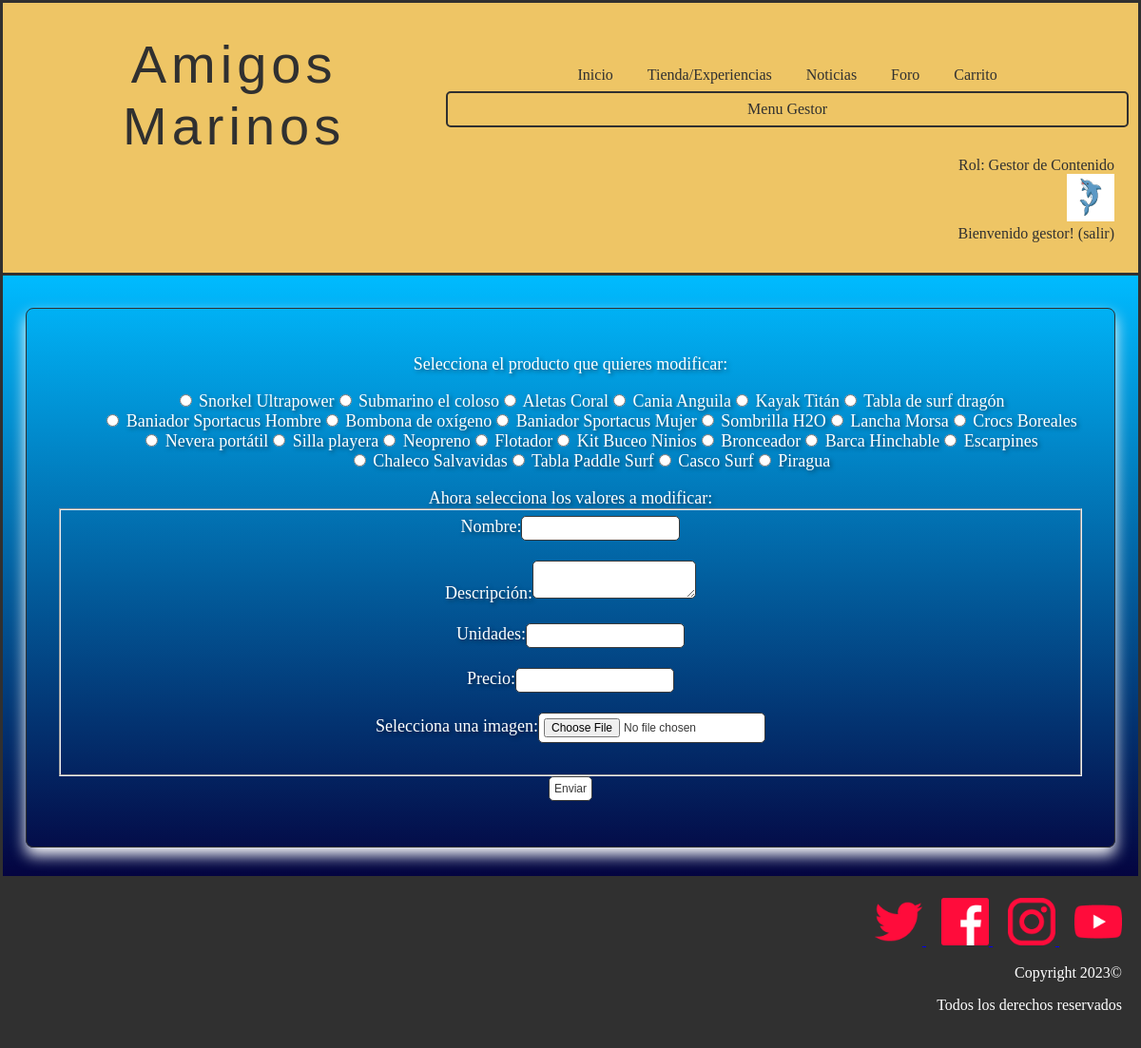
The page /modificarProducto.php (signed in) on the database its author committed.
### tables this page shows
CREATE TABLE IF NOT EXISTS `rol` (
  `numero` int(11) NOT NULL,
  `nombre` varchar(25) NOT NULL,
  PRIMARY KEY (`numero`)
);

CREATE TABLE IF NOT EXISTS `producto` (
  `nombre` varchar(25) NOT NULL,
  `id` int(11) NOT NULL AUTO_INCREMENT,
  `descripcion` text NOT NULL,
  `unidades` int(11) NOT NULL,
  `precio` float NOT NULL,
  `imagen` varchar(50) NOT NULL,
  PRIMARY KEY (`id`)
);

### includes/rol.php (called while the page is built, shortened)
<?php
class rol{
    private $nombre;
    private function __construct($numero,$nombre){
        $this->nombre = $nombre;
    }
    public static function getRolByNumero($numero){
        $conn = Aplicacion::getInstance()->getConexionBd();
        $query = sprintf("SELECT * FROM rol U WHERE U.numero=$numero");
        $rs = $conn->query($query);
        $fila=$rs->fetch_assoc();
        $rol = new rol($fila['numero'], $fila['nombre']);
        return $rol;
    }
    public function getNombre(){
        return $this->nombre;
    }
}
?>

### includes/level.php (called while the page is built, shortened)
<?php
class level{
    private $numero;
    private function __construct($numero,$nombre,$minimo,$maximo){
        $this->numero = $numero;
    }
    public static function getLevel($puntos){
        $conn = Aplicacion::getInstance()->getConexionBd();
        $query = sprintf("SELECT * FROM nivel U WHERE $puntos<=U.maximo AND $puntos>=U.minimo");
        $rs = $conn->query($query);
        $fila=$rs->fetch_assoc();
        $level = new level($fila['numero'], $fila['nombre'], $fila['minimo'], $fila['maximo']);
        return $level;
    }
    public function getNumero(){
        return $this->numero;
    }
}
?>

### includes/producto.php (called while the page is built, shortened)
<?php
class Producto {
    private $nombre;
    private $id;
    private $descripcion;
    private $unidades;
    private $precio;
    private $urlImagen;
    private function __construct($id = NULL , $descripcion, $unidades, $precio, $urlImagen, $nombre)
    {
        $this->id = $id;
        $this->descripcion = $descripcion;
        $this->unidades = $unidades;
        $this->nombre = $nombre;
        $this->precio = $precio;
        $this->urlImagen = $urlImagen;
    }
    public static function cargarProductos(){
        $productos = [];
        $conn = Aplicacion::getInstance()->getConexionBd();
        $query = "SELECT * FROM producto";
        $resultado = mysqli_query($conn, $query);
        if(mysqli_num_rows($resultado) > 0){
            $i = 0;
            while($fila = $resultado->fetch_assoc()){
                $productos[$i] = new Producto($fila["id"], $fila["descripcion"], $fila["unidades"], $fila["precio"], $fila["imagen"], $fila["nombre"]);
                $i++;
            }
            return $productos;
        }
        else{
            return false;
        }
    }
    public function getId()
    {
        return $this->id;
    }
    public function getNombre()
    {
        return $this->nombre;
    }
    public function getDescripcion(){
        return $this->descripcion;
    }
    public function getImagen(){
        return $this->urlImagen;
    }
    public function getPrecio(){
        return $this->precio;
    }
    public function getUnidades(){
        return $this->unidades;
    }
}
?>

### modificarProducto.php (the view, shortened to what this page needs)
<?php
    require_once __DIR__.'/includes/Producto.php';
?>
<!DOCTYPE html>
<html>
    <head>
        <link href= "./css/style.css" rel="stylesheet" type="text/css">
    </head>
    <body>
            <?php
                require ('./includes/comun/cabecera.php');
            ?>
            <main>
            <div class="container">
                <div class="productos">
                        <?php
                            $productos = Producto::cargarProductos();
                            if(empty($productos)){
                                echo '<h2>No hay productos en la tienda</h2>';
                            }
                            else{
                                echo '<form action="validarEdicion.php?es=producto" method="post" enctype="multipart/form-data">';
                                echo '<label>Selecciona el producto que quieres modificar:</label>';
                                echo '<ul class="modificarProductos">';
                                foreach($productos as $p){
                                    $id = $p->getId();
                                    $nombre = $p->getNombre();
                                    $descripcion = $p->getDescripcion();
                                    $unidades = $p->getUnidades();
                                    $precio = $p->getPrecio();
                                    $imagen = $p->getImagen();
                                    echo "<li><input type='radio' name='producto' value='". $id ."' data-nombre='". $nombre ."' data-descripcion='". $descripcion ."' data-unidades='". $unidades ."' data-precio='". $precio ."' data-imagen='". $imagen ."'> ". $nombre ."</li>";
                                }
                                echo '</ul>';
                                echo '<label>Ahora selecciona los valores a modificar: </label>';
                                echo '<fieldset>';
                                echo '<label for="nombre">Nombre:</label>';
                                echo '<input type="text" name="nombre" id="nombre"><br><br>';
                                echo '<label for="descripcion">Descripción:</label>';
                                echo '<textarea name="descripcion" id="descripcion"></textarea><br><br>';
                                echo '<label for="unidades">Unidades:</label>';
                                echo '<input type="number" name="unidades" id="unidades" min="0"><br><br>';
                                echo '<label for="precio">Precio:</label>';
                                echo '<input type="number"  inputmode="decimal" name="precio" id="precio" step="0.01" min="0"><br><br>';
                                echo '<label for="imagen">Selecciona una imagen:</label>';
                                echo '<input type="file" name="imagen" id="imagen"><br><br>';
                                echo '</fieldset>';
                                echo '<input type="submit" value="Enviar">';
                                echo '</form>';
                            }
                        ?>
                </div>
            </div>
        <?php
            require('./includes/comun/pie.php');
        ?>
        </main>
    </body>
</html>

### includes/comun/cabecera.php (shortened to what this page needs)
<?php
require_once './includes/level.php';
require_once './includes/rol.php';
function reconocerUsuario() {
  if (isset($_SESSION["login"]) && ($_SESSION["login"]===true)){
    $rol =rol::getRolByNumero($_SESSION['rol']);
    echo'Rol: '.$rol->getNombre();
    $level=level::getLevel($_SESSION["puntos"]);
    if($level->getNumero() == level::cangrejo){
      echo '<form method="post" action="micuenta.php">
      <input type="image" src="./img/cangrejo.jpg" name="boton" width="50" alt="Botón icono cangrejo"  height="50" />
      </form>';
      echo 'Bienvenido ' . $_SESSION['nombre'] . '! ';
      echo '<a href="logout.php">(salir)</a>';
    }
    else if($level->getNumero() == level::delfin){
      echo '<form method="post" action="micuenta.php">
      <input type="image" src="./img/delfin.jpg" name="boton" width="50" alt="Botón icono delfin"  height="50" />
      </form>';
      echo 'Bienvenido ' . $_SESSION['nombre'] . '! ';
      echo '<a href="logout.php">(salir)</a>';
    }
  } else {
    echo '<form method="post" action="login.php">
    <input type="image" src="./img/usuariodesconocido.jpg" name="boton" width="50" alt="Botón para ir a login"  height="50" />
    </form>';
    echo 'Usuario desconocido. ';
    echo '<a href="login.php">Login </a>';
  }
}
?>
<header class ="header">
  <div class="cont logo-nav-cont" >
    <a class="logo">Amigos Marinos</a>
    <nav class="navigation">
          <ul>
            <li><a href="index.php ">Inicio</a></li>
            <li><a href="tienda.php">Tienda/Experiencias</a></li>
            <li><a href="noticias.php">Noticias</a></li>
            <li><a href="foro.php">Foro</a></li>
            <?php
            if (isset($_SESSION["login"]) && ($_SESSION["login"]===true)){
              ?>
              <li><a href="vistaCarrito.php">Carrito</a></li>
                <?php
                if($_SESSION["rol"] == "0"||$_SESSION["rol"] == "2"){
                  ?>
                  <li class="list__item list__item--click">
                    <div class="list__button list__button--click">
                      <a href="#" class="nav__link" id="header_button">Menu Gestor</a>
                    </div>
              </li>
          </ul>
              <?php
              }
            }
          ?>
      </nav>
    </div>
		<div class="login" >
		 <?php
		reconocerUsuario();
		?>
		</div>
</header>

### css/style.css (style rules this page uses)
body { color: white; background-color: white; text-align: center; margin: auto; }
.container { background-image: linear-gradient(to bottom,#00bbff, #040440); border: 3px solid #303030; padding-top: 10px; padding-bottom: 20px; }
.header { background-color: #eec565; color:#303030; border: 3px solid #303030; border-bottom: none; padding:2rem 0; }
.header a { color:#303030; text-decoration:none; }
.logo { letter-spacing: 5px; font-size: 3.5em; font-family:Impact, Haettenschweiler, 'Arial Narrow Bold', sans-serif; margin-left: 20px; max-width: 100%; max-height: 100%; }
.logo-nav-cont { display: flex; justify-content: space-between; align-items: center; margin-right: 10px; }
.navigation ul { margin: 0; padding: 0; list-style: none; }
.navigation ul li { display:inline-block; }
.navigation ul li a { display: block; padding: 0.5rem 1rem; transition: all 0.4s linear; border-radius: 5px; }
.login { text-align: right; margin-right: 25px; }
.productos { border-radius: .5rem; border: .1rem solid #303030; box-shadow: 0 .5rem 1rem white; margin: 1.5rem; padding: 3rem 2rem; }
input[type="text"], input[type="email"], input::placeholder, input[type="password"],textarea,input[type="number"],input[type="password"] { background-color: transparent; border: none; font-size: 25px; border-bottom: 2px solid #fff; color: #fff; text-align: center; text-shadow: 2px 2px 4px rgba(0, 0, 0, 0.5); }
.modificarProductos li { color:white; list-style: none; text-align: center; font-weight:500; font-size: large; display: inline-block; }
.productos { color:white; text-shadow: 2px 2px 4px rgba(0, 0, 0, 0.5); font-weight:500; font-size: 18px; display: block; margin-bottom: 10px; }
.productos input { border: 1px solid #393939; border-radius: 5px 5px 5px 5px; color: #393939; font-size: 12px; padding: 5px; background: white; cursor: pointer; }
.productos textarea { background: white; border: 1px solid #393939; border-radius: 5px 5px 5px 5px; color: black; font-size: 12px; padding: 5px; cursor: pointer; }
#nombre { text-decoration: underline; }
.nav__link { color: #303440; padding: 15px 0; }
.list__item { width: 100%; overflow: hidden; flex-direction: column; text-align: center; }
#header_button { border: 2px solid #303030; }
.list__item--click { cursor: pointer; }

### rows shown on the page
rol: nombre "Gestor de Contenido"
producto: nombre "Snorkel Ultrapower"
producto: nombre "Submarino el coloso"
producto: nombre "Aletas Coral"
producto: nombre "Cania Anguila"
producto: nombre "Kayak Titán"
producto: nombre "Tabla de surf dragón"
producto: nombre "Baniador Sportacus Hombre"
producto: nombre "Bombona de oxígeno"
producto: nombre "Baniador Sportacus Mujer"
producto: nombre "Sombrilla H2O"
producto: nombre "Lancha Morsa"
producto: nombre "Crocs Boreales"
producto: nombre "Nevera portátil"
producto: nombre "Silla playera"
producto: nombre "Neopreno"
producto: nombre "Flotador"
producto: nombre "Kit Buceo Ninios"
producto: nombre "Bronceador"
producto: nombre "Barca Hinchable"
producto: nombre "Escarpines"
producto: nombre "Chaleco Salvavidas"
producto: nombre "Tabla Paddle Surf"
producto: nombre "Casco Surf"
producto: nombre "Piragua"

### other values the page prints
$_SESSION['nombre'] "gestor"
